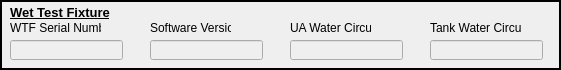
        <widget class="QFrame" name="frame">
            <property name="geometry">
                <rect>
                    <x>10</x>
                    <y>102</y>
                    <width>561</width>
                    <height>70</height>
                </rect>
            </property>
            <property name="frameShape">
                <enum>QFrame::Box</enum>
            </property>
            <property name="frameShadow">
                <enum>QFrame::Plain</enum>
            </property>
            <property name="lineWidth">
                <number>2</number>
            </property>
            <widget class="QLineEdit" name="WTF_SN_FIELD">
                <property name="enabled">
                    <bool>false</bool>
                </property>
                <property name="geometry">
                    <rect>
                        <x>10</x>
                        <y>40</y>
                        <width>113</width>
                        <height>20</height>
                    </rect>
                </property>
            </widget>
            <widget class="QLabel" name="label">
                <property name="geometry">
                    <rect>
                        <x>10</x>
                        <y>20</y>
                        <width>91</width>
                        <height>16</height>
                    </rect>
                </property>
                <property name="text">
                    <string>WTF Serial Number</string>
                </property>
            </widget>
            <widget class="QLineEdit" name="SW_VERSION_FIELD">
                <property name="enabled">
                    <bool>false</bool>
                </property>
                <property name="geometry">
                    <rect>
                        <x>150</x>
                        <y>40</y>
                        <width>113</width>
                        <height>20</height>
                    </rect>
                </property>
            </widget>
            <widget class="QLabel" name="label_2">
                <property name="geometry">
                    <rect>
                        <x>150</x>
                        <y>20</y>
                        <width>81</width>
                        <height>16</height>
                    </rect>
                </property>
                <property name="text">
                    <string>Software Version</string>
                </property>
            </widget>
            <widget class="QLabel" name="label_3">
                <property name="geometry">
                    <rect>
                        <x>290</x>
                        <y>20</y>
                        <width>81</width>
                        <height>16</height>
                    </rect>
                </property>
                <property name="text">
                    <string>UA Water Circuit</string>
                </property>
            </widget>
            <widget class="QLineEdit" name="UA_WATER_CIRCUIT_FIELD">
                <property name="enabled">
                    <bool>false</bool>
                </property>
                <property name="geometry">
                    <rect>
                        <x>290</x>
                        <y>40</y>
                        <width>113</width>
                        <height>20</height>
                    </rect>
                </property>
            </widget>
            <widget class="QLabel" name="label_4">
                <property name="geometry">
                    <rect>
                        <x>430</x>
                        <y>20</y>
                        <width>91</width>
                        <height>16</height>
                    </rect>
                </property>
                <property name="text">
                    <string>Tank Water Circuit</string>
                </property>
            </widget>
            <widget class="QLineEdit" name="TANK_WATER_CIRCUIT_FIELD">
                <property name="enabled">
                    <bool>false</bool>
                </property>
                <property name="geometry">
                    <rect>
                        <x>430</x>
                        <y>40</y>
                        <width>113</width>
                        <height>20</height>
                    </rect>
                </property>
            </widget>
            <widget class="QLabel" name="label_11">
                <property name="geometry">
                    <rect>
                        <x>10</x>
                        <y>5</y>
                        <width>111</width>
                        <height>16</height>
                    </rect>
                </property>
                <property name="acceptDrops">
                    <bool>false</bool>
                </property>
                <property name="text">
                    <string>&lt;html&gt;&lt;head/&gt;&lt;body&gt;&lt;p&gt;&lt;span style=&quot; font-size:10pt;
                        font-weight:600; text-decoration: underline;&quot;&gt;Wet Test Fixture&lt;/span&gt;&lt;/p&gt;&lt;/body&gt;&lt;/html&gt;
                    </string>
                </property>
            </widget>
        </widget>
